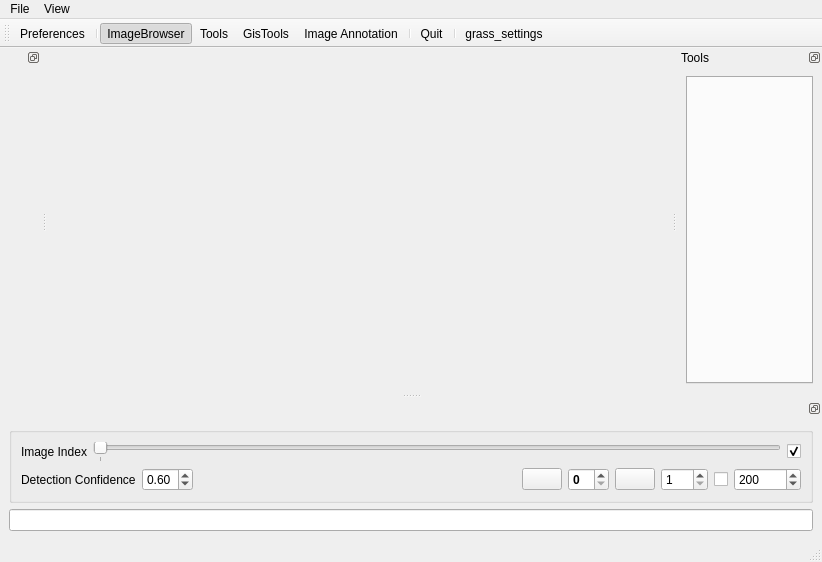
<?xml version="1.0" encoding="UTF-8"?>
<ui version="4.0">
 <class>MainWindow</class>
 <widget class="QMainWindow" name="MainWindow">
  <property name="geometry">
   <rect>
    <x>0</x>
    <y>0</y>
    <width>822</width>
    <height>562</height>
   </rect>
  </property>
  <property name="windowTitle">
   <string>GroundTruther</string>
  </property>
  <property name="windowIcon">
   <iconset>
    <normaloff>:/icons/epi.gif</normaloff>:/icons/epi.gif</iconset>
  </property>
  <widget class="QWidget" name="centralwidget"/>
  <widget class="QMenuBar" name="menubar">
   <property name="geometry">
    <rect>
     <x>0</x>
     <y>0</y>
     <width>822</width>
     <height>22</height>
    </rect>
   </property>
   <widget class="QMenu" name="menuSettings">
    <property name="title">
     <string>File</string>
    </property>
    <addaction name="actionWizard"/>
    <addaction name="actionQuit"/>
   </widget>
   <widget class="QMenu" name="menuView">
    <property name="title">
     <string>View</string>
    </property>
    <widget class="QMenu" name="menuWidgets">
     <property name="title">
      <string>Widgets</string>
     </property>
     <addaction name="actionTools"/>
     <addaction name="actionAnnotation"/>
     <addaction name="actionGisTools"/>
     <addaction name="actionImageBrowser"/>
    </widget>
    <widget class="QMenu" name="menuType_Here">
     <property name="title">
      <string>Type Here</string>
     </property>
    </widget>
    <addaction name="menuWidgets"/>
    <addaction name="menuType_Here"/>
   </widget>
   <addaction name="menuSettings"/>
   <addaction name="menuView"/>
  </widget>
  <widget class="QStatusBar" name="statusbar"/>
  <widget class="QToolBar" name="toolBar">
   <property name="windowTitle">
    <string>toolBar</string>
   </property>
   <attribute name="toolBarArea">
    <enum>TopToolBarArea</enum>
   </attribute>
   <attribute name="toolBarBreak">
    <bool>false</bool>
   </attribute>
   <addaction name="actionWizard"/>
   <addaction name="separator"/>
   <addaction name="actionImageBrowser"/>
   <addaction name="actionTools"/>
   <addaction name="actionGisTools"/>
   <addaction name="actionAnnotation"/>
   <addaction name="separator"/>
   <addaction name="actionQuit"/>
   <addaction name="separator"/>
   <addaction name="actiongrass_settings"/>
  </widget>
  <widget class="QDockWidget" name="toolWidget">
   <property name="sizePolicy">
    <sizepolicy hsizetype="Preferred" vsizetype="MinimumExpanding">
     <horstretch>0</horstretch>
     <verstretch>0</verstretch>
    </sizepolicy>
   </property>
   <property name="minimumSize">
    <size>
     <width>124</width>
     <height>56</height>
    </size>
   </property>
   <property name="windowIcon">
    <iconset>
     <normaloff>:/icons/tools.png</normaloff>:/icons/tools.png</iconset>
   </property>
   <property name="layoutDirection">
    <enum>Qt::LeftToRight</enum>
   </property>
   <property name="features">
    <set>QDockWidget::DockWidgetFloatable|QDockWidget::DockWidgetMovable</set>
   </property>
   <property name="windowTitle">
    <string>Tools</string>
   </property>
   <attribute name="dockWidgetArea">
    <number>2</number>
   </attribute>
   <widget class="QWidget" name="dockWidgetContents">
    <layout class="QVBoxLayout" name="verticalLayout_3">
     <item>
      <widget class="QTabWidget" name="tools">
       <property name="sizePolicy">
        <sizepolicy hsizetype="MinimumExpanding" vsizetype="Preferred">
         <horstretch>0</horstretch>
         <verstretch>0</verstretch>
        </sizepolicy>
       </property>
       <property name="minimumSize">
        <size>
         <width>100</width>
         <height>0</height>
        </size>
       </property>
       <property name="tabPosition">
        <enum>QTabWidget::North</enum>
       </property>
       <property name="tabShape">
        <enum>QTabWidget::Rounded</enum>
       </property>
      </widget>
     </item>
    </layout>
   </widget>
  </widget>
  <widget class="QDockWidget" name="imageBrowsing">
   <property name="features">
    <set>QDockWidget::DockWidgetFloatable|QDockWidget::DockWidgetMovable</set>
   </property>
   <property name="windowTitle">
    <string/>
   </property>
   <attribute name="dockWidgetArea">
    <number>8</number>
   </attribute>
   <widget class="QWidget" name="dockWidgetContents_2">
    <layout class="QVBoxLayout" name="verticalLayout_2">
     <item>
      <widget class="QGroupBox" name="groupBox_6">
       <property name="sizePolicy">
        <sizepolicy hsizetype="Preferred" vsizetype="Fixed">
         <horstretch>0</horstretch>
         <verstretch>0</verstretch>
        </sizepolicy>
       </property>
       <property name="title">
        <string/>
       </property>
       <layout class="QGridLayout" name="gridLayout_8">
        <item row="1" column="0">
         <layout class="QHBoxLayout" name="horizontalLayout_13">
          <item>
           <layout class="QHBoxLayout" name="horizontalLayout">
            <item>
             <widget class="QLabel" name="annotation_confidence_spinBox_label">
              <property name="text">
               <string>Detection Confidence</string>
              </property>
             </widget>
            </item>
            <item>
             <widget class="QDoubleSpinBox" name="annotation_confidence_spinBox">
              <property name="toolTip">
               <string>Image Annotation Threshold</string>
              </property>
              <property name="showGroupSeparator" stdset="0">
               <bool>false</bool>
              </property>
              <property name="decimals">
               <number>2</number>
              </property>
              <property name="maximum">
               <double>1.000000000000000</double>
              </property>
              <property name="singleStep">
               <double>0.010000000000000</double>
              </property>
              <property name="value">
               <double>0.600000000000000</double>
              </property>
             </widget>
            </item>
           </layout>
          </item>
          <item>
           <spacer name="horizontalSpacer">
            <property name="orientation">
             <enum>Qt::Horizontal</enum>
            </property>
            <property name="sizeHint" stdset="0">
             <size>
              <width>40</width>
              <height>20</height>
             </size>
            </property>
           </spacer>
          </item>
          <item>
           <widget class="QPushButton" name="rwd">
            <property name="focusPolicy">
             <enum>Qt::NoFocus</enum>
            </property>
            <property name="text">
             <string/>
            </property>
            <property name="icon">
             <iconset resource="../resources.qrc">
              <normaloff>:/fa_solid/qtui/icons/fa_solid/backward.svg</normaloff>:/fa_solid/qtui/icons/fa_solid/backward.svg</iconset>
            </property>
            <property name="autoRepeat">
             <bool>true</bool>
            </property>
            <property name="autoRepeatDelay">
             <number>500</number>
            </property>
           </widget>
          </item>
          <item>
           <widget class="QSpinBox" name="ImageIndexspinBox">
            <property name="font">
             <font>
              <weight>75</weight>
              <bold>true</bold>
             </font>
            </property>
            <property name="minimum">
             <number>0</number>
            </property>
            <property name="value">
             <number>0</number>
            </property>
           </widget>
          </item>
          <item>
           <widget class="QPushButton" name="fwd">
            <property name="focusPolicy">
             <enum>Qt::NoFocus</enum>
            </property>
            <property name="text">
             <string/>
            </property>
            <property name="icon">
             <iconset resource="../resources.qrc">
              <normaloff>:/fa_solid/qtui/icons/fa_solid/forward.svg</normaloff>:/fa_solid/qtui/icons/fa_solid/forward.svg</iconset>
            </property>
            <property name="autoRepeat">
             <bool>true</bool>
            </property>
            <property name="autoRepeatDelay">
             <number>500</number>
            </property>
            <property name="autoDefault">
             <bool>false</bool>
            </property>
           </widget>
          </item>
          <item>
           <widget class="QSpinBox" name="ImageStepspinBox">
            <property name="minimum">
             <number>1</number>
            </property>
            <property name="maximum">
             <number>200</number>
            </property>
           </widget>
          </item>
          <item>
           <widget class="QCheckBox" name="zoomto">
            <property name="focusPolicy">
             <enum>Qt::NoFocus</enum>
            </property>
            <property name="text">
             <string/>
            </property>
           </widget>
          </item>
          <item>
           <widget class="QSpinBox" name="range">
            <property name="accelerated">
             <bool>true</bool>
            </property>
            <property name="maximum">
             <number>900000</number>
            </property>
            <property name="stepType">
             <enum>QAbstractSpinBox::AdaptiveDecimalStepType</enum>
            </property>
            <property name="value">
             <number>200</number>
            </property>
           </widget>
          </item>
         </layout>
        </item>
        <item row="0" column="0">
         <layout class="QVBoxLayout" name="verticalLayout_14">
          <item>
           <layout class="QHBoxLayout" name="horizontalLayout_11">
            <item>
             <widget class="QLabel" name="label_4">
              <property name="text">
               <string>Image Index</string>
              </property>
             </widget>
            </item>
            <item>
             <widget class="QSlider" name="ImageIndexSlider">
              <property name="focusPolicy">
               <enum>Qt::NoFocus</enum>
              </property>
              <property name="value">
               <number>0</number>
              </property>
              <property name="sliderPosition">
               <number>0</number>
              </property>
              <property name="orientation">
               <enum>Qt::Horizontal</enum>
              </property>
              <property name="tickPosition">
               <enum>QSlider::TicksBelow</enum>
              </property>
              <property name="tickInterval">
               <number>500</number>
              </property>
             </widget>
            </item>
            <item>
             <widget class="QCheckBox" name="link_to_image_viewer">
              <property name="text">
               <string/>
              </property>
              <property name="checked">
               <bool>true</bool>
              </property>
             </widget>
            </item>
           </layout>
          </item>
         </layout>
        </item>
       </layout>
      </widget>
     </item>
     <item>
      <widget class="QLineEdit" name="gisTools_logger"/>
     </item>
    </layout>
   </widget>
  </widget>
  <widget class="QDockWidget" name="gisTools">
   <property name="sizePolicy">
    <sizepolicy hsizetype="Maximum" vsizetype="Maximum">
     <horstretch>0</horstretch>
     <verstretch>0</verstretch>
    </sizepolicy>
   </property>
   <property name="features">
    <set>QDockWidget::DockWidgetFloatable|QDockWidget::DockWidgetMovable</set>
   </property>
   <attribute name="dockWidgetArea">
    <number>1</number>
   </attribute>
   <widget class="QWidget" name="dockWidgetContents_4">
    <layout class="QHBoxLayout" name="horizontalLayout_2">
     <item>
      <widget class="QSplitter" name="gisToolSplitter">
       <property name="orientation">
        <enum>Qt::Horizontal</enum>
       </property>
      </widget>
     </item>
    </layout>
   </widget>
  </widget>
  <action name="actionWizard">
   <property name="icon">
    <iconset resource="../resources.qrc">
     <normaloff>:/fa_solid/qtui/icons/fa_solid/screwdriver-wrench.svg</normaloff>:/fa_solid/qtui/icons/fa_solid/screwdriver-wrench.svg</iconset>
   </property>
   <property name="text">
    <string>Preferences...</string>
   </property>
  </action>
  <action name="actionTools">
   <property name="checkable">
    <bool>true</bool>
   </property>
   <property name="icon">
    <iconset resource="../resources.qrc">
     <normaloff>:/fa_solid/qtui/icons/fa_solid/ruler-combined.svg</normaloff>:/fa_solid/qtui/icons/fa_solid/ruler-combined.svg</iconset>
   </property>
   <property name="text">
    <string>Tools</string>
   </property>
  </action>
  <action name="actionQuit">
   <property name="icon">
    <iconset resource="../resources.qrc">
     <normaloff>:/fa_solid/qtui/icons/fa_solid/power-off.svg</normaloff>:/fa_solid/qtui/icons/fa_solid/power-off.svg</iconset>
   </property>
   <property name="text">
    <string>Quit</string>
   </property>
  </action>
  <action name="actionAnnotation">
   <property name="checkable">
    <bool>true</bool>
   </property>
   <property name="icon">
    <iconset resource="../resources.qrc">
     <normaloff>:/fa_solid/qtui/icons/fa_solid/pen-to-square.svg</normaloff>:/fa_solid/qtui/icons/fa_solid/pen-to-square.svg</iconset>
   </property>
   <property name="text">
    <string>Image Annotation</string>
   </property>
   <property name="toolTip">
    <string>Load and display Image object detection</string>
   </property>
  </action>
  <action name="actionGisTools">
   <property name="checkable">
    <bool>true</bool>
   </property>
   <property name="icon">
    <iconset resource="../resources.qrc">
     <normaloff>:/fa_regular/qtui/icons/fa_regular/compass.svg</normaloff>:/fa_regular/qtui/icons/fa_regular/compass.svg</iconset>
   </property>
   <property name="text">
    <string>GisTools</string>
   </property>
   <property name="toolTip">
    <string>Show GIS tools</string>
   </property>
  </action>
  <action name="actionImageBrowser">
   <property name="checkable">
    <bool>true</bool>
   </property>
   <property name="checked">
    <bool>true</bool>
   </property>
   <property name="icon">
    <iconset resource="../resources.qrc">
     <normaloff>:/fa_solid/qtui/icons/fa_solid/image.svg</normaloff>:/fa_solid/qtui/icons/fa_solid/image.svg</iconset>
   </property>
   <property name="text">
    <string>ImageBrowser</string>
   </property>
  </action>
  <action name="actiongrass_settings">
   <property name="icon">
    <iconset resource="../resources.qrc">
     <normaloff>:/grass/qtui/icons/grass/grass_bold_dark.png</normaloff>:/grass/qtui/icons/grass/grass_bold_dark.png</iconset>
   </property>
   <property name="text">
    <string>grass_settings</string>
   </property>
  </action>
 </widget>
 <tabstops>
  <tabstop>ImageIndexspinBox</tabstop>
 </tabstops>
 <resources>
  <include location="../resources.qrc"/>
 </resources>
 <connections/>
</ui>
